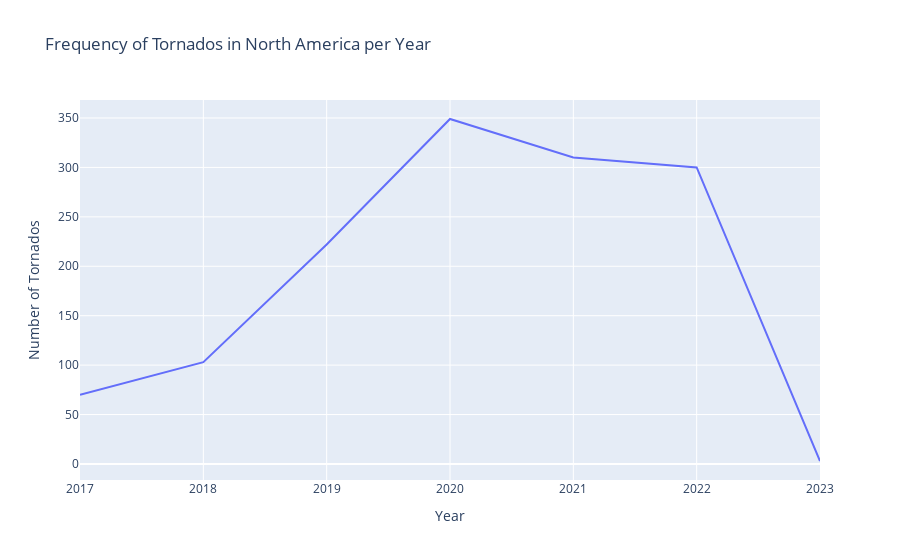

The notebook cell this image was saved under:
### Markdown cell above
## Explore

The first visualization we made is a line graph on the total number of *tornados* per year. This can also be interpreted as the frequency of tornados per year. Run the code below to generate this visualization.

### Code cell
per_year = dataset.groupby('Year')['event_name'].count().reset_index(name='Number of Tornados')
px.line(per_year,x='Year',y='Number of Tornados',title='Frequency of Tornados in North America per Year')

### Figure 1 — Plotly figure (JSON) as saved in the notebook; plotly's stock layout.template omitted (floating-point values rounded to 4 significant figures)
{"data": [{"hovertemplate": "Year=%{x}<br>Number of Tornados=%{y}<extra></extra>", "legendgroup": "", "line": {"color": "#636efa", "dash": "solid"}, "marker": {"symbol": "circle"}, "mode": "lines", "name": "", "orientation": "v", "showlegend": false, "type": "scatter", "x": ["2017", "2018", "2019", "2020", "2021", "2022", "2023"], "xaxis": "x", "y": [70, 103, 222, 349, 310, 300, 3], "yaxis": "y"}], "layout": {"legend": {"tracegroupgap": 0}, "title": {"text": "Frequency of Tornados in North America per Year"}, "xaxis": {"anchor": "y", "domain": [0, 1], "title": {"text": "Year"}}, "yaxis": {"anchor": "x", "domain": [0, 1], "title": {"text": "Number of Tornados"}}}}
